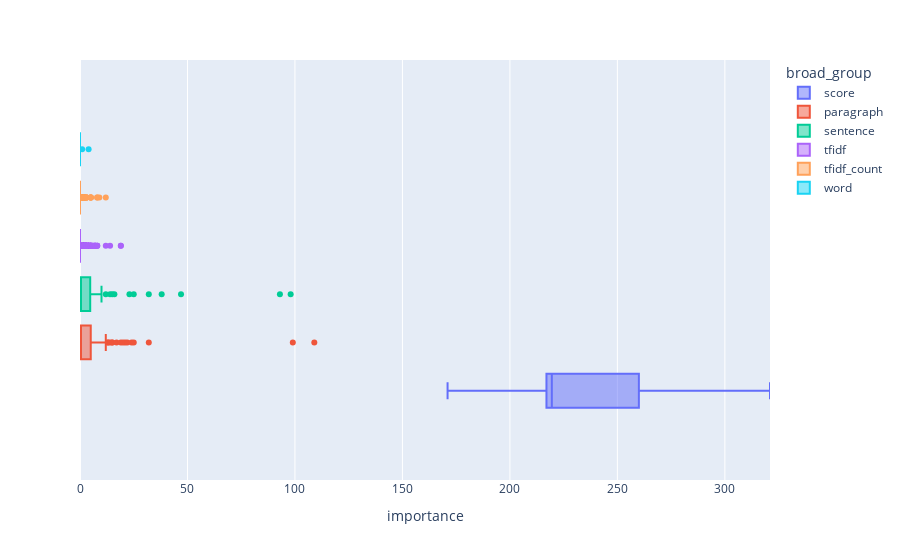

This figure's notebook cell:
### Code cell
px.box(
    df,
    x="importance",
    color="broad_group",
    range_x=(df.importance.min(), df.importance.max()),
)

### Figure 1 — Plotly figure (JSON) as saved in the notebook; plotly's stock layout.template omitted (floating-point values rounded to 4 significant figures; data arrays with more than 128 entries replaced by an {"elided": "..."} marker saying what was removed)
{"data": [{"alignmentgroup": "True", "hovertemplate": "broad_group=score<br>importance=%{x}<extra></extra>", "legendgroup": "score", "marker": {"color": "#636efa"}, "name": "score", "notched": false, "offsetgroup": "score", "orientation": "h", "showlegend": true, "type": "box", "x": [321, 260, 221, 218, 217, 171], "x0": " ", "xaxis": "x", "y0": " ", "yaxis": "y"}, {"alignmentgroup": "True", "hovertemplate": "broad_group=paragraph<br>importance=%{x}<extra></extra>", "legendgroup": "paragraph", "marker": {"color": "#EF553B"}, "name": "paragraph", "notched": false, "offsetgroup": "paragraph", "orientation": "h", "showlegend": true, "type": "box", "x": [109, 99, 32, 25, 24, 22, 21, 20, 19, 17, 15, 15, 14, 13, 13, 12, 12, 9, 9, 8, 8, 8, 8, 7, 7, 7, 7, 7, 6, 5, 5, 5, 4, 4, 3, 3, 3, 3, 3, 3, 2, 2, 2, 2, 2, 1, 1, 1, 1, 0, 0, 0, 0, 0, 0, 0, 0, 0, 0, 0, 0, 0, 0, 0, 0, 0, 0, 0, 0, 0, 0, 0, 0, 0, 0, 0, 0, 0, 0, 0, 0, 0, 0, 0, 0, 0, 0, 0, 0, 0, 0, 0, 0, 0, 0, 0, 0, 0, 0, 0, 0, 0, 0, 0, 0, 0, 0, 0, 0, 0, 0, 0, 0, 0, 0, 0, 0, 0, 0, 0, 0, 0, 0, 0], "x0": " ", "xaxis": "x", "y0": " ", "yaxis": "y"}, {"alignmentgroup": "True", "hovertemplate": "broad_group=sentence<br>importance=%{x}<extra></extra>", "legendgroup": "sentence", "marker": {"color": "#00cc96"}, "name": "sentence", "notched": false, "offsetgroup": "sentence", "orientation": "h", "showlegend": true, "type": "box", "x": [98, 93, 47, 38, 32, 25, 23, 16, 15, 14, 12, 10, 10, 8, 8, 8, 8, 6, 5, 5, 5, 5, 5, 4, 4, 4, 3, 3, 3, 3, 3, 3, 2, 1, 1, 1, 1, 0, 0, 0, 0, 0, 0, 0, 0, 0, 0, 0, 0, 0, 0, 0, 0, 0, 0, 0, 0, 0, 0, 0, 0, 0, 0, 0, 0, 0, 0, 0, 0, 0, 0, 0, 0, 0, 0, 0, 0, 0, 0, 0, 0, 0, 0, 0, 0, 0, 0, 0, 0, 0, 0], "x0": " ", "xaxis": "x", "y0": " ", "yaxis": "y"}, {"alignmentgroup": "True", "hovertemplate": "broad_group=tfidf<br>importance=%{x}<extra></extra>", "legendgroup": "tfidf", "marker": {"color": "#ab63fa"}, "name": "tfidf", "notched": false, "offsetgroup": "tfidf", "orientation": "h", "showlegend": true, "type": "box", "x": {"elided": "19627 int values"}, "x0": " ", "xaxis": "x", "y0": " ", "yaxis": "y"}, {"alignmentgroup": "True", "hovertemplate": "broad_group=tfidf_count<br>importance=%{x}<extra></extra>", "legendgroup": "tfidf_count", "marker": {"color": "#FFA15A"}, "name": "tfidf_count", "notched": false, "offsetgroup": "tfidf_count", "orientation": "h", "showlegend": true, "type": "box", "x": {"elided": "2170 int values"}, "x0": " ", "xaxis": "x", "y0": " ", "yaxis": "y"}, {"alignmentgroup": "True", "hovertemplate": "broad_group=word<br>importance=%{x}<extra></extra>", "legendgroup": "word", "marker": {"color": "#19d3f3"}, "name": "word", "notched": false, "offsetgroup": "word", "orientation": "h", "showlegend": true, "type": "box", "x": [4, 1, 0, 0, 0, 0, 0, 0, 0, 0, 0, 0, 0, 0, 0, 0, 0, 0, 0, 0, 0, 0, 0, 0, 0, 0, 0, 0, 0, 0, 0, 0], "x0": " ", "xaxis": "x", "y0": " ", "yaxis": "y"}], "layout": {"boxmode": "group", "legend": {"title": {"text": "broad_group"}, "tracegroupgap": 0}, "margin": {"t": 60}, "xaxis": {"anchor": "y", "domain": [0, 1], "range": [0, 321], "title": {"text": "importance"}}, "yaxis": {"anchor": "x", "domain": [0, 1]}}}
